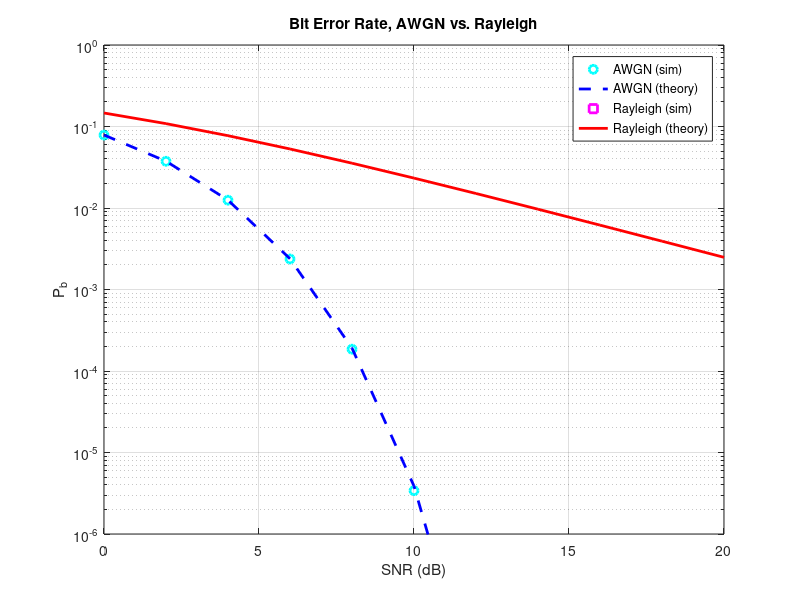

Write MATLAB code to recreate this figure.
%% Digital Communications System (2021 Spring) 
%%           Final Project                                                

close all;clear;clc;

%% 1) Random binary 송신 신호 생성
n = 10^7;
a_n = 2*floor(2*rand(1,n)) - 1;   % P(1) = P(-1) = 0.5   

%% 2) BPSK 변조 후 AWGN 채널 통과할 때 BER
% y = x + n
% n ~ N(0,N0/2)

SNR_dB = 0:2:20;
SNR = 10.^(SNR_dB/10);

x = a_n;
BER = zeros(1,length(SNR_dB));
noise_AWGN = sqrt(0.5).*randn(1,n);   

for k=1:length(SNR)
    y = (sqrt(SNR(k))*x) + noise_AWGN;
    BER(k) = length(find((y.*x)<0));
end
BER=BER/n;

% AWGN 채널 시뮬레이션
semilogy(SNR_dB,BER,'co','linewidth',2.0);
hold on

% AWGN 채널 이론값
AWGN_theory_ber = 0.5.*erfc(sqrt(SNR));         % Pb = Q(sqrt(2SNR))
semilogy(SNR_dB,AWGN_theory_ber,'b--','linewidth',2.0);
hold on

%% 3) Rayleigh 페이딩 채널
% y = hx + n  
% h ~ CN(0,1)
% n ~ CN(0,N0)

h = sqrt(0.5).*(randn(1,n) + 1i*randn(1,n)); 
noise_Rayleigh = sqrt(0.5).*(randn(1,n) + 1i*randn(1,n));

for k=1:length(SNR)
    y = h.*((sqrt(SNR(k))*x)) + noise_Rayleigh;
    r = conj(h)./abs(h).*y;         % coherent detection
    BER(k)=length(find((r.*x)<0));
end
BER=BER/n;

% Rayleigh 채널 시뮬레이션 
semilogy(SNR_dB,BER,'ms', 'linewidth' ,2.0);
hold on

% Rayleigh 채널 이론값
Rayleigh_theory_ber = 0.5*(1-(sqrt(SNR./(1+SNR))));
semilogy(SNR_dB, Rayleigh_theory_ber,'r-','linewidth',2.0);

% 최종 결과 그래프 설정
title('Bit Error Rate, AWGN vs. Rayleigh')
xlabel('SNR (dB)')
ylabel('P_{b}')
legend( 'AWGN (sim)','AWGN (theory)','Rayleigh (sim)','Rayleigh (theory)')
axis ([0 20 1e-6 10^0])
grid
